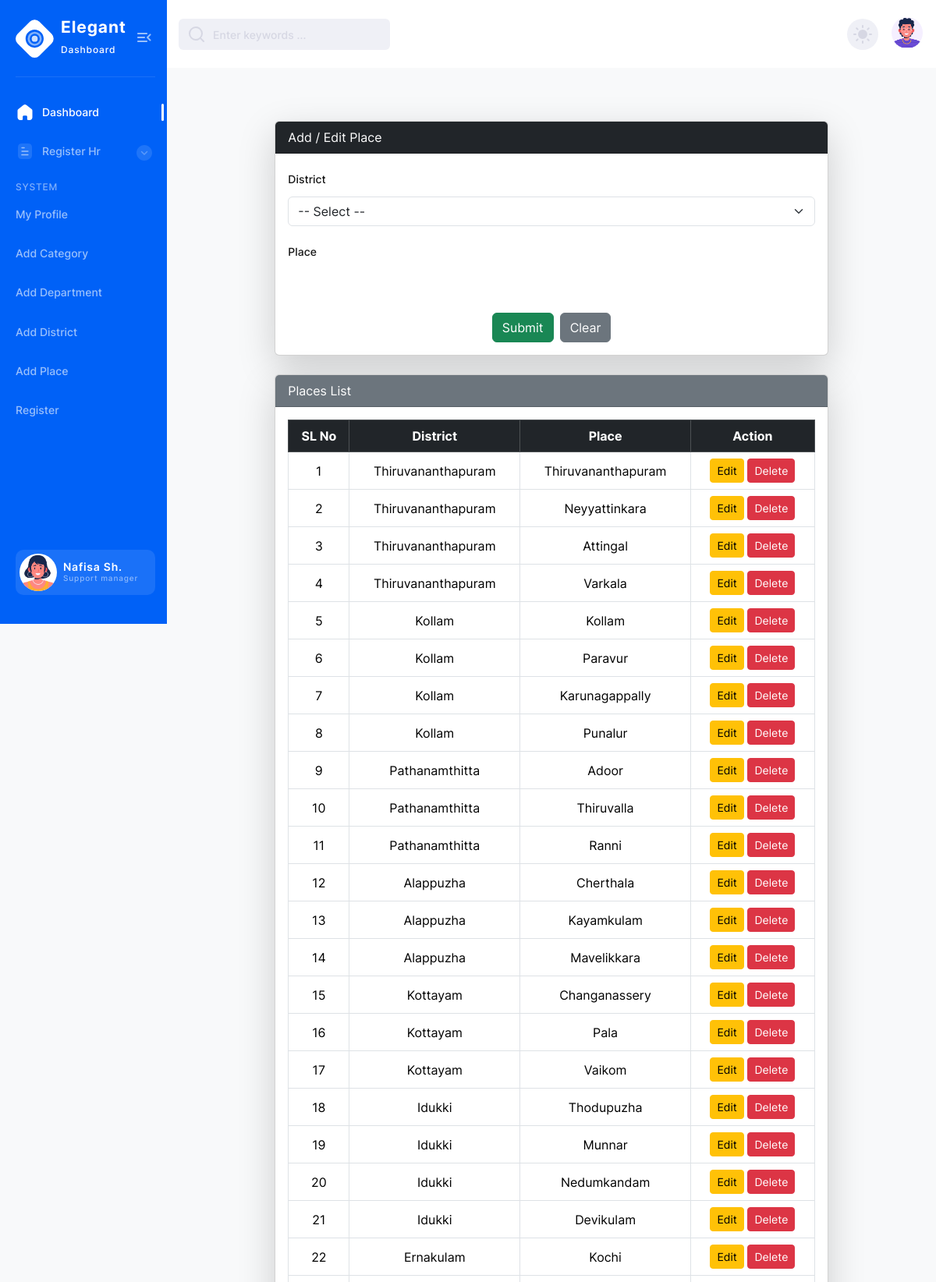
The page /Project/Admin/Place.php (upper part) on the database its author committed.
### tables this page shows
CREATE TABLE `tbl_place` (
  `place_id` int(100) NOT NULL,
  `place_name` varchar(100) NOT NULL,
  `district_id` int(11) NOT NULL
);

CREATE TABLE `tbl_district` (
  `district_id` int(11) NOT NULL,
  `district_name` varchar(100) NOT NULL
);

### Project/Admin/Place.php (the view, shortened to what this page needs)
<?php
include("header.php");
include("../Assets/Connection/Connection.php");
$place_name="";
?>
<body class="bg-light">
<div class="container mt-5 w-75">
    <div class="card shadow-lg mb-4">
        <div class="card-header bg-dark text-white">
            Add / Edit Place
        </div>
        <div class="card-body">
            <form method="post" action="Place.php">
                <div class="mb-3">
                    <label for="txt_district" class="form-label">District</label>
                    <select name="txt_district" id="txt_district" class="form-select" required>
                        <option value="">-- Select --</option>
                    </select>
                </div>
                <div class="mb-3">
                    <label for="txt_place" class="form-label">Place</label>
                    <input type="text" name="txt_place" id="txt_place" class="form-control"
                           value="<?php echo $place_name ?>" required>
                </div>
                <div class="d-flex justify-content-center gap-2">
                    <button type="submit" name="btn_submit" class="btn btn-success">Submit</button>
                    <button type="reset" class="btn btn-secondary">Clear</button>
                </div>
            </form>
        </div>
    </div>
    <div class="card shadow-lg">
        <div class="card-header bg-secondary text-white">
            Places List
        </div>
        <div class="card-body">
            <table class="table table-bordered table-hover text-center align-middle">
                <thead class="table-dark">
                    <tr>
                        <th>SL No</th>
                        <th>District</th>
                        <th>Place</th>
                        <th>Action</th>
                    </tr>
                </thead>
                <tbody>
                <?php
                $Selqry = "SELECT * FROM tbl_place p INNER JOIN tbl_district d ON p.district_id=d.district_id";
                $i=0;
                $result = $conn->query($Selqry);
                while($row=$result->fetch_assoc()) {
                    $i++;
                    echo "<tr>
                            <td>$i</td>
                            <td>".$row['district_name']."</td>
                            <td>".$row['place_name']."</td>
                            <td>
                                <a href='Place.php?eid=".$row['place_id']."' class='btn btn-sm btn-warning'>Edit</a>
                                <a href='Place.php?did=".$row['place_id']."' class='btn btn-sm btn-danger' onclick='return confirm(\"Are you sure?\")'>Delete</a>
                            </td>
                          </tr>";
                }
                ?>
                </tbody>
            </table>
        </div>
    </div>
</div>
<?php include("footer.php"); ?>

### rows shown on the page
tbl_place: district.district_name "Thiruvananthapuram", place_name "Thiruvananthapuram"
tbl_place: district.district_name "Thiruvananthapuram", place_name "Neyyattinkara"
tbl_place: district.district_name "Thiruvananthapuram", place_name "Attingal"
tbl_place: district.district_name "Thiruvananthapuram", place_name "Varkala"
tbl_place: district.district_name "Kollam", place_name "Kollam"
tbl_place: district.district_name "Kollam", place_name "Paravur"
tbl_place: district.district_name "Kollam", place_name "Karunagappally"
tbl_place: district.district_name "Kollam", place_name "Punalur"
tbl_place: district.district_name "Pathanamthitta", place_name "Adoor"
tbl_place: district.district_name "Pathanamthitta", place_name "Thiruvalla"
tbl_place: district.district_name "Pathanamthitta", place_name "Ranni"
tbl_place: district.district_name "Alappuzha", place_name "Cherthala"
tbl_place: district.district_name "Alappuzha", place_name "Kayamkulam"
tbl_place: district.district_name "Alappuzha", place_name "Mavelikkara"
tbl_place: district.district_name "Kottayam", place_name "Changanassery"
tbl_place: district.district_name "Kottayam", place_name "Pala"
tbl_place: district.district_name "Kottayam", place_name "Vaikom"
tbl_place: district.district_name "Idukki", place_name "Thodupuzha"
tbl_place: district.district_name "Idukki", place_name "Munnar"
tbl_place: district.district_name "Idukki", place_name "Nedumkandam"
tbl_place: district.district_name "Idukki", place_name "Devikulam"
tbl_place: district.district_name "Ernakulam", place_name "Kochi"
